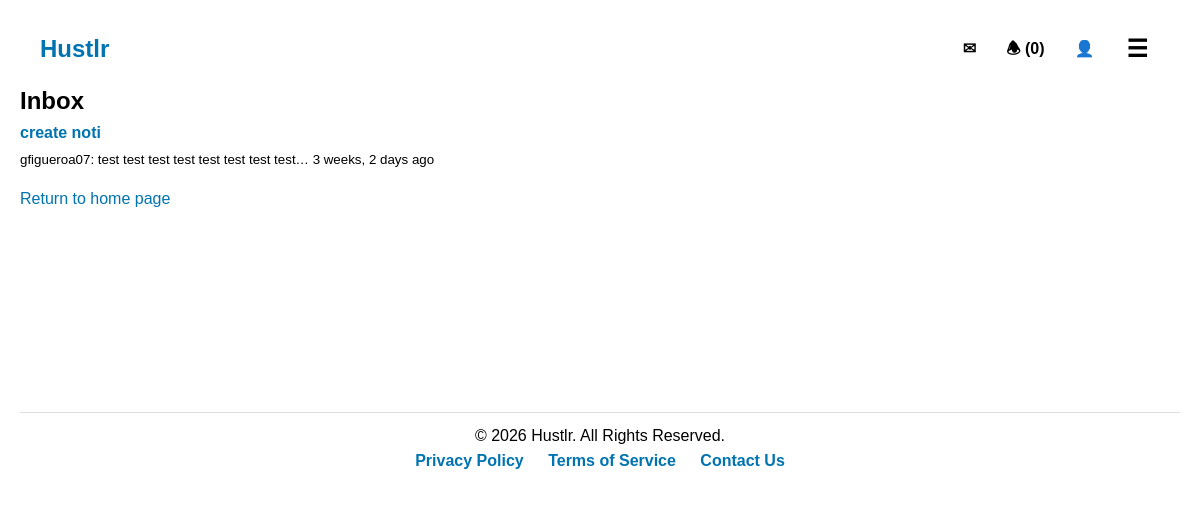
The page /users/conversations/ (signed in) on the database its author committed.
### users/models.py (models this page shows)
class Conversation(models.Model):
    job = models.ForeignKey(JobListing, on_delete=models.CASCADE)
    applicant = models.ForeignKey(User, on_delete=models.CASCADE)
    created_at = models.DateTimeField(auto_now_add=True)
    class Meta:
        unique_together = ('job', 'applicant')

class JobListing(models.Model):
    job_status = [
        ('open', 'Open'),
        ('pending', 'Pending'),
        ('completed', 'Completed'),
        ('closed', 'Closed'),
    ]
    job_category = [
        ('landscaping','Landscaping'),
        ('cleaning','Cleaning'),
        ('garbage_removal','Garbage Removal'),
        ('automotive','Automotive'),
        ('handyman','Handyman'),
        ('other','Other'),
    ]
    category = models.CharField(max_length=50, choices=job_category, default='Other')
    profile = models.ForeignKey(Profile, on_delete=models.CASCADE)
    price = models.FloatField(blank=False, default=0.0)
    title = models.TextField(max_length=20)
    description = models.CharField(max_length=800, blank=False)
    date = models.DateTimeField(auto_now_add=True)
    status = models.CharField(max_length=10, choices=job_status, default='Open')
    due_date = models.TextField(max_length=20, blank=True, null=True)
    def __str__(self):
        return self.title

class  Message(models.Model):
    conversation = models.ForeignKey(Conversation,  on_delete=models.CASCADE, related_name='messages')
    sender = models.ForeignKey(User, on_delete=models.CASCADE, related_name='sent_messages')
    content = models.TextField(max_length=500)
    timestamp = models.DateTimeField(auto_now_add=True)
    created_at = models.DateTimeField(auto_now_add=True)
    is_read = models.BooleanField(default=False)
    class Meta:
        ordering = ['timestamp']

### users/views.py (the view)
# urls.py: path('conversations/', views.inbox, name='inbox'),
@login_required
def inbox(request):
    profile = None
    try:
        profile = request.user
    except:
        pass
    if profile:
        conversations = Conversation.objects.filter(
            Q(applicant=profile) |
            Q(job__profile__user=request.user)
            ).annotate(last_message_time=Max('messages__created_at')
            ).order_by('-last_message_time')
        convo_data = []
        for convo in conversations:
            last_message = convo.messages.order_by('-created_at').first()
            has_unread = convo.messages.filter(
                is_read=False
            ).exclude(sender=request.user).exists()
            convo_data.append({
                'conversation': convo,
                'last_message': last_message,
                'has_unread': has_unread
            })
        return render(request, 'users/inbox.html', {
            'convo_data': convo_data
        })
    else:
        conversations = Conversation.objects.none()

### users/context_processors.py (called while the page is built)
def unread_messages(request):
    if request.user.is_authenticated:
        conversations = Conversation.objects.filter(
            messages__is_read=False
        ).exclude(messages__sender=request.user).distinct()
        count = conversations.count()
    else:
        count = 0
    return {'unread_count': count}

### users/templates/users/inbox.html (shortened to what this page needs)
{% extends 'job_board/base.html' %}
{% load static %}
{% block extra_css %}
<link rel="stylesheet" href="{% static 'css/inbox.css' %}">
{% endblock %}
{% block content %}
<h2>Inbox</h2>
{% for item in convo_data %}
    <div style="margin-bottom: 15px;">
        <a href="{% url 'conversation_details' item.conversation.id %}">
            <strong>{{ item.conversation.job }}</strong>
        </a>
        <br>
        {% if item.last_message %}
            <small>
                {{ item.last_message.sender }}:
                {{ item.last_message.content|truncatechars:40 }}
                {{ item.last_message.created_at|timesince }} ago
            </small>
        {% endif %}
        <br>
    </div>
{% endfor %}
<p><a href="/">Return to home page</a></p>
{% endblock %}

### static/css/styles.css (style rules this page uses)
* { margin: 0; padding: 0; box-sizing: border-box; font-family: Arial, sans-serif; }
html { scroll-behavior: smooth; scroll-padding-top: 7rem; }
body { background-color: #ffffff; color: #000000; line-height: 1.6; padding: 0 20px; padding-top: 1rem; position: relative; }
a { text-decoration: none; color: #0073b1; }

### rows shown on the page
Conversation: conversation.job "create noti", last_message.sender "gfigueroa07", last_message.content "test test test test test test test test…", last_message.created_at "3 weeks, 2 days"

### other values the page prints
{{ unread_count }} "0"
